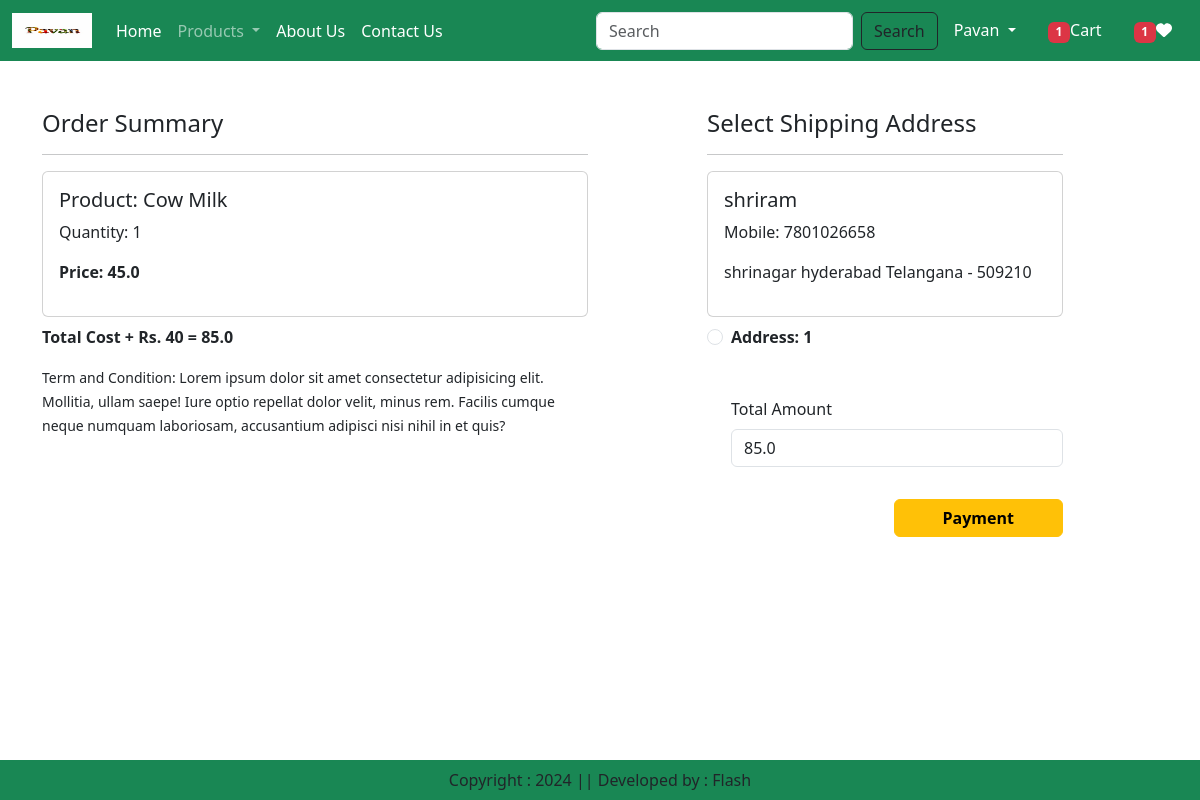
/checkout/ (signed in), run on the app's committed database.
### app/models.py (models this page shows, shortened)
class Cart(models.Model):
    user = models.ForeignKey(User, on_delete=models.CASCADE)
    product = models.ForeignKey(Product, on_delete=models.CASCADE)
    quantity = models.PositiveIntegerField(default=1)

class Product(models.Model):
    title = models.CharField(max_length=100)
    selling_price = models.FloatField()
    discounted_price = models.FloatField()
    description = models.TextField()
    composition = models.TextField(default='')
    prodapp = models.TextField(default='')
    category = models.CharField(choices=CATEGORY_CHOICES, max_length=2, default='ML')
    product_image = models.ImageField(upload_to='product')

class Customer(models.Model):
    user = models.ForeignKey(User, on_delete = models.CASCADE)
    name = models.CharField(max_length=200)
    locality = models.CharField(max_length=200)
    city = models.CharField(max_length=50)
    mobile = models.IntegerField(default=0)
    zipcode = models.IntegerField()
    state = models.CharField(choices=STATE_CHOICES, max_length=100)

### app/views.py (the view, shortened to what this page needs)
# urls.py: path('checkout/', views.checkout.as_view(), name='checkout'),
@method_decorator(login_required, name='dispatch')
class checkout(View):
    def get(self, request):
        totalitem = 0
        wishitem = 0
        if request.user.is_authenticated:
            totalitem = len(Cart.objects.filter(user=request.user))
            wishitem = len(Wishlist.objects.filter(user=request.user))
        user = request.user
        add = Customer.objects.filter(user=user)
        cart_items = Cart.objects.filter(user=user)
        famount = 0
        for p in cart_items:
            value = p.quantity * p.product.discounted_price
            famount = famount + value
        totalamount = famount + 40
        razoramount = int(totalamount * 100)
        client = razorpay.Client(auth=(settings.RAZOR_KEY_ID, settings.RAZOR_KEY_SECRET))
        data = {"amount":razoramount, "currency":"INR", "receipt":"order_rcptid_12"}
        payment_response = client.order.create(data=data)
        print(payment_response)
        order_id = payment_response['id']
        order_status = payment_response['status']
        return render(request, 'app/checkout.html', locals())

### app/templates/app/checkout.html (shortened to what this page needs)
{% extends 'app/base.html' %}
{% load static %}
{% block main-content %}
<div class="container">
   <div class="row mt-5">
     <div class="col-sm-6">
        <h4>Order Summary</h4>
        <hr>
        {% for item in cart_items %}
           <div class="card mb-2">
              <div class="card-body">
                 <h5>Product: {{item.product.title}}</h5>
                 <p>Quantity: {{item.quantity}}</p>
                 <p class="fw-bold">Price: {{item.product.discounted_price}}</p>
                </div>
            </div>
        {% endfor %}
        <p class="fw-bold">Total Cost + Rs. 40 = {{totalamount}}</p>
        <small>Term and Condition: Lorem ipsum dolor sit amet consectetur adipisicing elit. Mollitia, ullam saepe! Iure optio repellat dolor velit, minus rem. Facilis cumque neque numquam laboriosam, accusantium adipisci nisi nihil in et quis?</small>
      </div>
      <div class="col-sm-4 offset-sm-1">
        <h4>Select Shipping Address</h4>
        <hr>
        <form method="post" id="myform">
           {% for ad in add %}
            <div class="card">
               <div class="card-body">
                <h5>{{ad.name}}</h5>
                <p>Mobile: {{ad.mobile}}</p>
                <p>{{ad.locality}} {{ad.city}} {{ad.state}} - {{ad.zipcode}}</p>
                </div>
            </div>
              <div class="form-check mt-2 mb-5">
                <input class="form-check-input" type="radio" name="custid" id="custadd{{forloop.counter}}" value="{{ad.id}}">
                <label class="form-check-label fw-bold" for="custadd{{forloop.counter}}">
                   Address: {{forloop.counter}} </label>
               </div>
            {% endfor %}
               <div class="form-check mb-3">
                  <label for="totamount" class="form-label">Total Amount</label>
                  <input type="number" class="form-control" name="totamount" value={{totalamount}} readonly>
                </div>
                <div class="text-end">
                    <button id="rzp-button1" type="submit" class="btn btn-warning mt-3 px-5 fw-bold">Payment</button>
                </div>
                <br><br>
            </form>
          </div>
    </div>
</div>
{% endblock main-content %}

### data on the page
Cart: product "Cow Milk", quantity "1", product.discounted_price "45.0"
Customer: name "shriram", mobile "7801026658", locality "shrinagar", city "hyderabad", state "Telangana", zipcode "509210"

### other printed values
{{ totalitem }} "1"
{{ wishitem }} "1"
{{ totalamount }} "85.0"
